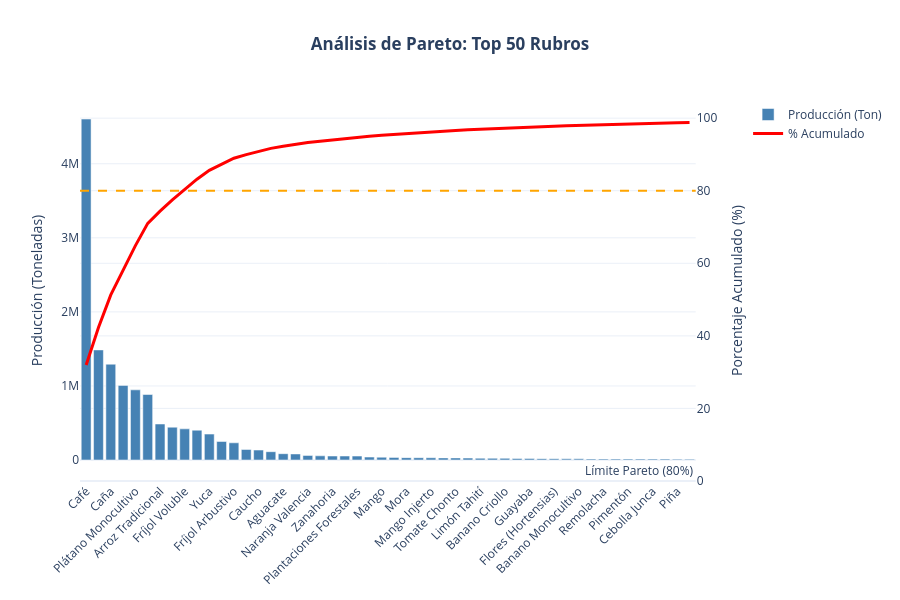

Source (notebook cell):
### Markdown cell above
# Identificación de Cultivos Dinamizadores: Análisis de Concentración de la Producción Agrícola en Antioquia mediante el Principio de Pareto
 ### ¿Qué porcentaje de los cultivos (Rubros) representan el 80% de la producción total del departamento?

### Code cell
func.grafico_pareto_top50(df_completo, 'Rubro', 'Área Producción')

### Figure 1 — Plotly figure (JSON) as saved in the notebook; plotly's stock layout.template omitted (floating-point values rounded to 4 significant figures)
{"data": [{"marker": {"color": "steelblue"}, "name": "Producción (Ton)", "type": "bar", "x": ["Café", "Maíz Tradicional", "Caña", "Banano Exportación", "Plátano Monocultivo", "Plátano En Asocio", "Arroz Tradicional", "Cacao", "Fríjol Voluble", "Papa", "Yuca", "Arroz Tecnificado", "Fríjol Arbustivo", "Aguacate Hass", "Caucho", "Chócolo", "Aguacate", "Tomate De Árbol", "Naranja Valencia", "Fique", "Zanahoria", "Palma De Aceite", "Plantaciones Forestales", "Repollo", "Mango", "Ñame", "Mora", "Maracuyá", "Mango Injerto", "Coco", "Tomate Chonto", "Papa Criolla", "Limón Tahití", "Murrapo", "Banano Criollo", "Arveja", "Guayaba", "Tomate Chonto Bajo Invernadero", "Flores (Hortensias)", "Hortalizas Varias", "Banano Monocultivo", "Granadilla", "Remolacha", "Lulo", "Pimentón", "Mandarina Oneco", "Cebolla Junca", "Lechuga", "Piña", "Banano Manzano"], "xaxis": "x", "y": [4603000.0, 1486000.0, 1294000.0, 1007000.0, 947200.0, 884300.0, 486100.0, 443200.0, 420700.0, 402700.0, 349900.0, 250300.0, 232200.0, 142300.0, 134200.0, 112300.0, 85160.0, 81890.0, 62080.0, 56560.0, 53860.0, 53760.0, 53110.0, 39580.0, 37720.0, 35310.0, 32090.0, 30980.0, 30580.0, 28640.0, 28270.0, 26100.0, 24050.0, 22970.0, 22650.0, 19880.0, 19720.0, 17680.0, 16990.0, 16260.0, 16120.0, 13200.0, 13060.0, 13040.0, 12930.0, 12670.0, 12530.0, 12360.0, 11370.0, 10680.0], "yaxis": "y"}, {"line": {"color": "red", "width": 3}, "name": "% Acumulado", "type": "scatter", "x": ["Café", "Maíz Tradicional", "Caña", "Banano Exportación", "Plátano Monocultivo", "Plátano En Asocio", "Arroz Tradicional", "Cacao", "Fríjol Voluble", "Papa", "Yuca", "Arroz Tecnificado", "Fríjol Arbustivo", "Aguacate Hass", "Caucho", "Chócolo", "Aguacate", "Tomate De Árbol", "Naranja Valencia", "Fique", "Zanahoria", "Palma De Aceite", "Plantaciones Forestales", "Repollo", "Mango", "Ñame", "Mora", "Maracuyá", "Mango Injerto", "Coco", "Tomate Chonto", "Papa Criolla", "Limón Tahití", "Murrapo", "Banano Criollo", "Arveja", "Guayaba", "Tomate Chonto Bajo Invernadero", "Flores (Hortensias)", "Hortalizas Varias", "Banano Monocultivo", "Granadilla", "Remolacha", "Lulo", "Pimentón", "Mandarina Oneco", "Cebolla Junca", "Lechuga", "Piña", "Banano Manzano"], "xaxis": "x", "y": [31.98, 42.3, 51.29, 58.28, 64.86, 71.01, 74.38, 77.46, 80.38, 83.18, 85.61, 87.35, 88.96, 89.95, 90.88, 91.66, 92.26, 92.83, 93.26, 93.65, 94.02, 94.4, 94.77, 95.04, 95.3, 95.55, 95.77, 95.99, 96.2, 96.4, 96.59, 96.77, 96.94, 97.1, 97.26, 97.4, 97.53, 97.66, 97.77, 97.89, 98.0, 98.09, 98.18, 98.27, 98.36, 98.45, 98.54, 98.62, 98.7, 98.78], "yaxis": "y2"}], "layout": {"annotations": [{"showarrow": false, "text": "Límite Pareto (80%)", "x": 1, "xanchor": "right", "xref": "x domain", "y": 80, "yanchor": "top", "yref": "y"}], "height": 600, "hovermode": "x unified", "margin": {"b": 100}, "shapes": [{"line": {"color": "orange", "dash": "dash"}, "type": "line", "x0": 0, "x1": 1, "xref": "x domain", "y0": 80, "y1": 80, "yref": "y2"}], "title": {"text": "<b>Análisis de Pareto: Top 50 Rubros</b>", "x": 0.5}, "xaxis": {"anchor": "y", "domain": [0, 0.94], "tickangle": -45}, "yaxis": {"anchor": "x", "domain": [0, 1], "title": {"text": "Producción (Toneladas)"}}, "yaxis2": {"anchor": "x", "overlaying": "y", "range": [0, 105], "side": "right", "title": {"text": "Porcentaje Acumulado (%)"}}}}
